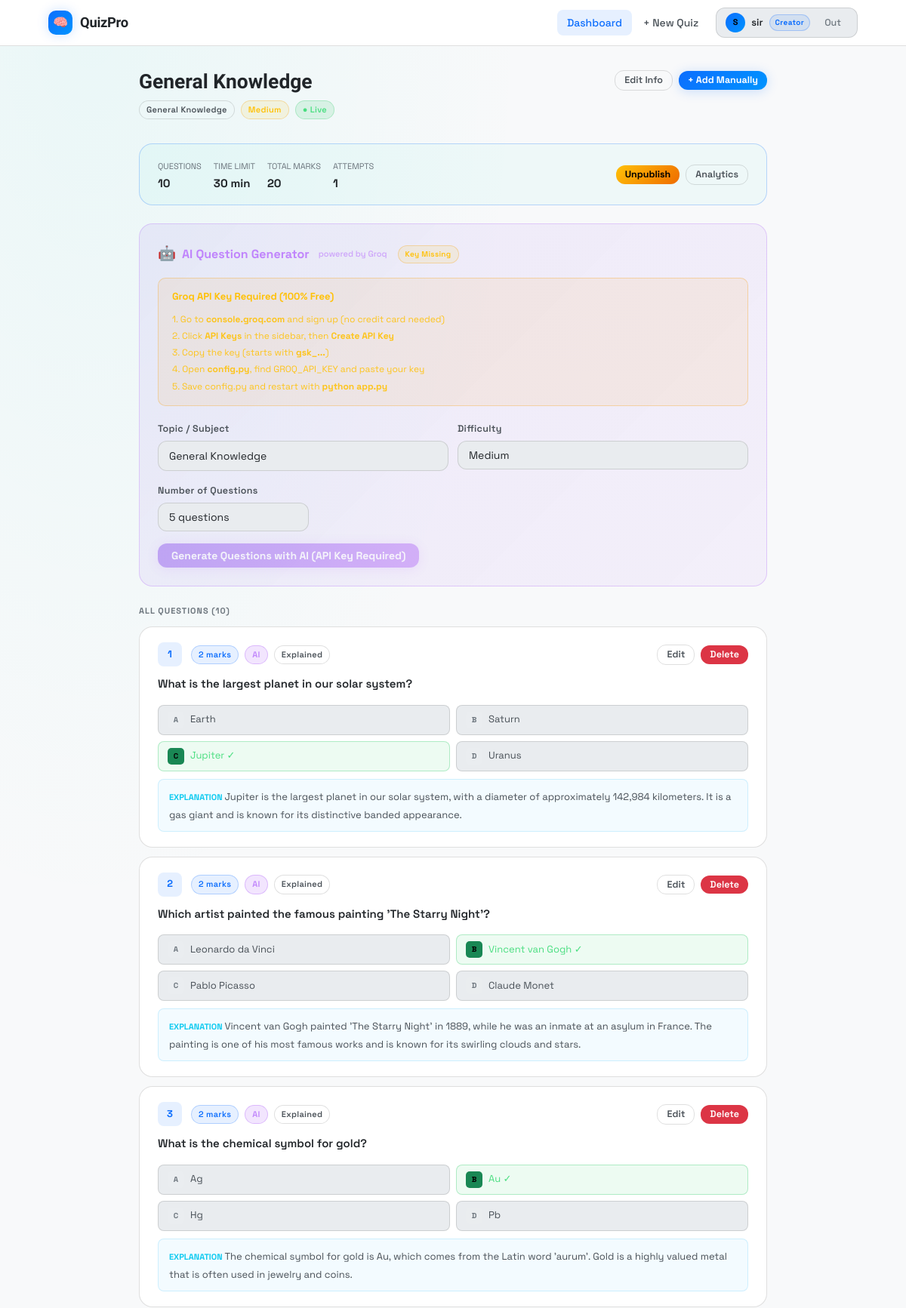
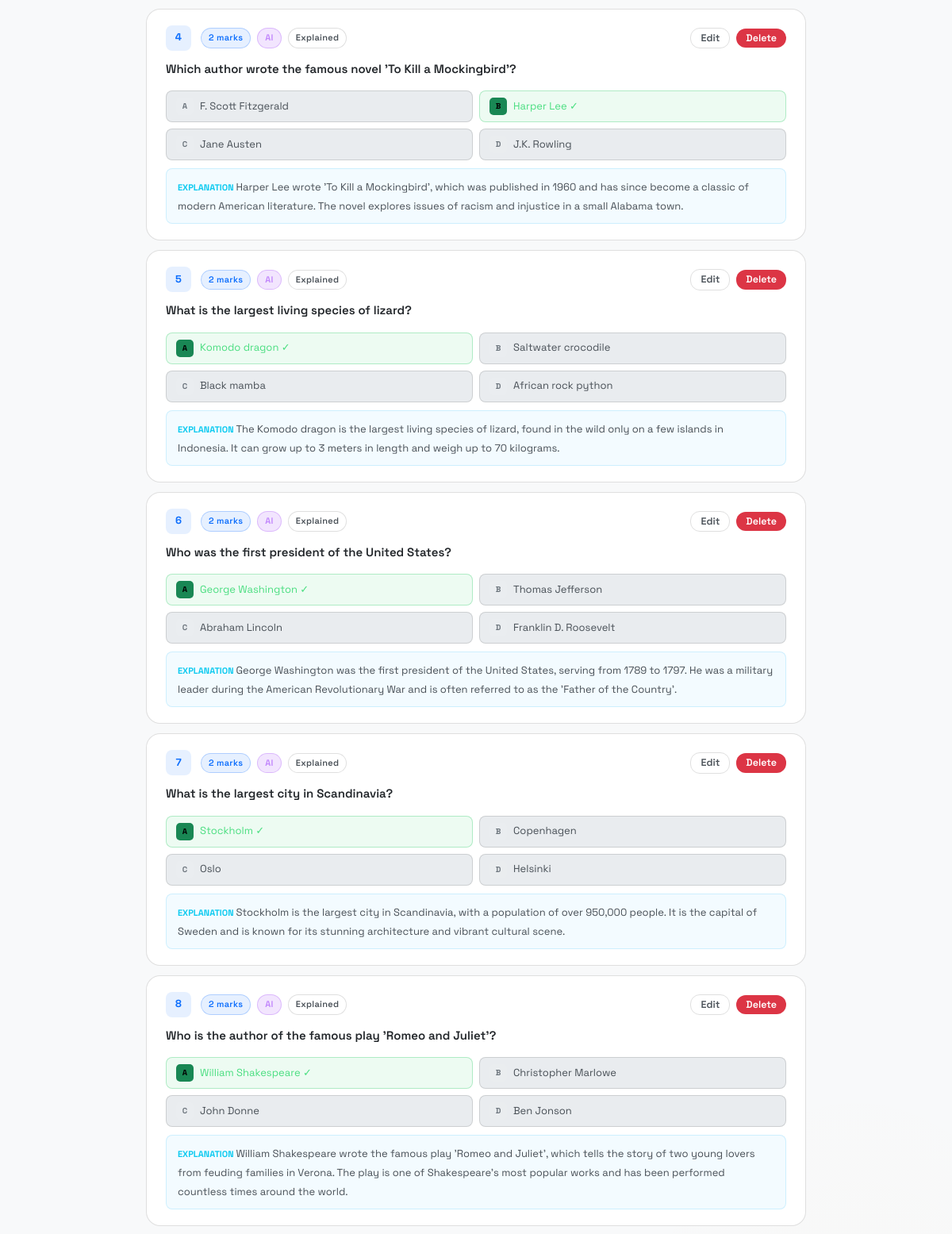
The page /creator/quiz/2/questions (signed in, upper part) on the database its author committed (2 pictures, top to bottom).
### models.py (models this page shows, shortened)
class User(UserMixin, db.Model):
    __tablename__ = 'users'
    id            = db.Column(db.Integer, primary_key=True)
    username      = db.Column(db.String(64),  unique=True, nullable=False, index=True)
    email         = db.Column(db.String(120), unique=True, nullable=False, index=True)
    password_hash = db.Column(db.String(256), nullable=False)
    role          = db.Column(db.String(20),  nullable=False, default='student')
    created_at    = db.Column(db.DateTime,    default=datetime.utcnow)
    quizzes  = db.relationship('Quiz',    backref='creator', lazy='dynamic', cascade='all, delete-orphan')
    attempts = db.relationship('Attempt', backref='student', lazy='dynamic', cascade='all, delete-orphan')
    @property
    def is_creator(self): return self.role == 'creator'

class Quiz(db.Model):
    __tablename__ = 'quizzes'
    id           = db.Column(db.Integer, primary_key=True)
    title        = db.Column(db.String(150), nullable=False)
    description  = db.Column(db.Text,        nullable=True)
    category     = db.Column(db.String(80),  nullable=False, default='General')
    difficulty   = db.Column(db.String(20),  nullable=False, default='Medium')
    time_limit   = db.Column(db.Integer,     nullable=False, default=30)
    is_published = db.Column(db.Boolean,     default=False)
    created_at   = db.Column(db.DateTime,    default=datetime.utcnow)
    updated_at   = db.Column(db.DateTime,    default=datetime.utcnow, onupdate=datetime.utcnow)
    creator_id   = db.Column(db.Integer, db.ForeignKey('users.id', ondelete='CASCADE'), nullable=False)
    questions = db.relationship('Question', backref='quiz', lazy='dynamic',
                                cascade='all, delete-orphan', order_by='Question.order_num')
    attempts  = db.relationship('Attempt',  backref='quiz', lazy='dynamic',
                                cascade='all, delete-orphan')
    @property
    def question_count(self): return self.questions.count()
    @property
    def attempt_count(self):  return self.attempts.count()

class Question(db.Model):
    __tablename__ = 'questions'
    id             = db.Column(db.Integer, primary_key=True)
    quiz_id        = db.Column(db.Integer, db.ForeignKey('quizzes.id', ondelete='CASCADE'), nullable=False)
    text           = db.Column(db.Text,       nullable=False)
    option_a       = db.Column(db.String(400), nullable=False)
    option_b       = db.Column(db.String(400), nullable=False)
    option_c       = db.Column(db.String(400), nullable=True)
    option_d       = db.Column(db.String(400), nullable=True)
    correct_option = db.Column(db.String(1),   nullable=False)
    marks          = db.Column(db.Integer,     nullable=False, default=1)
    explanation    = db.Column(db.Text,        nullable=True)
    order_num      = db.Column(db.Integer,     nullable=False, default=0)
    ai_generated   = db.Column(db.Boolean,     default=False)
    responses = db.relationship('Response', backref='question', lazy='dynamic',
                                cascade='all, delete-orphan')
    @property
    def options(self):
        o = {'A': self.option_a, 'B': self.option_b}
        if self.option_c: o['C'] = self.option_c
        if self.option_d: o['D'] = self.option_d
        return o

### routes/creator.py (the view)
@creator_bp.route('/quiz/<int:quiz_id>/questions')
@login_required
@creator_required
def manage_questions(quiz_id):
    quiz = Quiz.query.get_or_404(quiz_id)
    if quiz.creator_id != current_user.id:
        abort(403)
    questions   = quiz.questions.order_by(Question.order_num).all()
    has_api_key = bool(current_app.config.get('GROQ_API_KEY', '').strip())
    return render_template('creator/manage_questions.html',
                           quiz=quiz,
                           questions=questions,
                           has_api_key=has_api_key,
                           title=f'Questions — {quiz.title}')

### routes/creator.py (called while the page is built)
def creator_required(f):
    @wraps(f)
    def dec(*a, **kw):
        if not current_user.is_authenticated or not current_user.is_creator:
            flash('Access restricted to Quiz Creators.', 'warning')
            abort(403)
        return f(*a, **kw)
    return dec

### templates/creator/manage_questions.html (shortened to what this page needs)
{% extends 'base.html' %}
{% block content %}
<div class="container-md">
  <div class="ph">
    <div>
      <h1>{{ quiz.title }}</h1>
      <div class="flex g2 mt2 wrap">
        <span class="badge b-gray">{{ quiz.category }}</span>
        {% if quiz.difficulty == 'Easy' %}
          <span class="badge b-success">Easy</span>
        {% elif quiz.difficulty == 'Hard' %}
          <span class="badge b-danger">Hard</span>
        {% else %}
          <span class="badge b-warning">Medium</span>
        {% endif %}
        {% if quiz.is_published %}
          <span class="badge b-success">&#9679; Live</span>
        {% else %}
          <span class="badge b-gray">Draft</span>
        {% endif %}
      </div>
    </div>
    <div class="ph-actions">
      <a href="{{ url_for('creator.edit_quiz', quiz_id=quiz.id) }}" class="btn btn-outline btn-sm">Edit Info</a>
      <a href="{{ url_for('creator.add_question', quiz_id=quiz.id) }}" class="btn btn-primary btn-sm">+ Add Manually</a>
    </div>
  </div>
  <div class="card mb5" style="background:rgba(0,212,200,.04);border-color:var(--border2)">
    <div class="card-body" style="padding:1rem 1.5rem">
      <div class="flex g4 wrap ai-c">
        <div>
          <span class="t3" style="font-size:11px">QUESTIONS</span><br>
          <b>{{ quiz.question_count }}</b>
        </div>
        <div>
          <span class="t3" style="font-size:11px">TIME LIMIT</span><br>
          <b>{{ quiz.time_limit }} min</b>
        </div>
        <div>
          <span class="t3" style="font-size:11px">TOTAL MARKS</span><br>
          <b>{{ questions | sum(attribute='marks') }}</b>
        </div>
        <div>
          <span class="t3" style="font-size:11px">ATTEMPTS</span><br>
          <b>{{ quiz.attempt_count }}</b>
        </div>
        <div style="margin-left:auto" class="flex g2">
          <form method="POST" action="{{ url_for('creator.toggle_publish', quiz_id=quiz.id) }}" style="display:inline">
            {% if quiz.is_published %}
              <button type="submit" class="btn btn-sm btn-amber">Unpublish</button>
            {% else %}
              <button type="submit" class="btn btn-sm btn-success">Publish</button>
            {% endif %}
          </form>
          <a href="{{ url_for('creator.analytics', quiz_id=quiz.id) }}" class="btn btn-outline btn-sm">Analytics</a>
        </div>
      </div>
    </div>
  </div>
  <div class="ai-panel mb5">
    <div class="ai-panel-title">
      <span style="font-size:1.2rem">&#129302;</span>
      AI Question Generator
      <span style="font-size:11px;font-weight:500;color:rgba(192,132,252,.7);margin-left:4px">powered by Groq</span>
      {% if not has_api_key %}
        <span class="badge b-warning" style="margin-left:6px;font-size:10px">Key Missing</span>
      {% else %}
        <span class="badge b-success" style="margin-left:6px;font-size:10px">Ready</span>
      {% endif %}
    </div>
    {% if not has_api_key %}
    <div style="background:rgba(245,158,11,.08);border:1px solid rgba(245,158,11,.3);border-radius:10px;padding:14px 18px;margin-bottom:1.25rem">
      <p style="font-size:13px;color:var(--amber);margin:0 0 8px;font-weight:700">Groq API Key Required (100% Free)</p>
      <p style="font-size:12px;color:var(--amber);opacity:.9;margin:0;line-height:1.85">
        1. Go to <b>console.groq.com</b> and sign up (no credit card needed)<br>
        2. Click <b>API Keys</b> in the sidebar, then <b>Create API Key</b><br>
        3. Copy the key (starts with <b>gsk_...</b>)<br>
        4. Open <b>config.py</b>, find GROQ_API_KEY and paste your key<br>
        5. Save config.py and restart with <b>python app.py</b>
      </p>
    </div>
    {% endif %}
    <div class="row2" style="gap:12px;margin-bottom:1rem">
      <div class="fg">
        <label class="label">Topic / Subject</label>
        <input type="text" id="ai-topic" class="input"
               value="{{ quiz.category }}"
               placeholder="e.g. Python, World War 2, Photosynthesis">
      </div>
      <div class="fg">
        <label class="label">Difficulty</label>
        <select id="ai-diff" class="input">
          <option value="Medium" {% if quiz.difficulty == 'Medium' %}selected{% endif %}>Medium</option>
        </select>
      </div>
    </div>
    <div class="fg mb4" style="max-width:200px">
      <label class="label">Number of Questions</label>
      <select id="ai-count" class="input">
        <option value="5" selected>5 questions</option>
      </select>
    </div>
    {% if has_api_key %}
      <button class="btn btn-ai" id="ai-gen-btn" onclick="generateQuestions()">
        Generate Questions with AI
      </button>
    {% else %}
      <button class="btn btn-ai" disabled title="Add GROQ_API_KEY to config.py first">
        Generate Questions with AI (API Key Required)
      </button>
    {% endif %}
  </div>
  {% if questions %}
  <div class="section-tag">All Questions ({{ questions|length }})</div>
  <div style="display:flex;flex-direction:column;gap:12px;margin-top:.75rem">
    {% for q in questions %}
    <div class="card slide-up">
      <div class="card-body" style="padding:1.25rem 1.5rem">
        <div class="flex ai-c jb mb3">
          <div class="flex ai-c g3">
            <span style="width:32px;height:32px;border-radius:8px;background:var(--cyan-dim);color:var(--cyan);display:flex;align-items:center;justify-content:center;font-weight:800;font-size:13px;flex-shrink:0">
              {{ loop.index }}
            </span>
            <div class="flex g2 wrap">
              <span class="badge b-cyan">{{ q.marks }} mark{% if q.marks != 1 %}s{% endif %}</span>
              {% if q.ai_generated %}<span class="badge b-ai">AI</span>{% endif %}
              {% if q.explanation %}<span class="badge b-gray">Explained</span>{% endif %}
            </div>
          </div>
          <div class="flex g2">
            <a href="{{ url_for('creator.edit_question', qid=q.id) }}" class="btn btn-outline btn-sm">Edit</a>
            <form method="POST" action="{{ url_for('creator.delete_question', qid=q.id) }}"
                  style="display:inline"
                  onsubmit="return confirm('Delete this question?')">
              <button type="submit" class="btn btn-danger btn-sm">Delete</button>
            </form>
          </div>
        </div>
        <p style="font-size:15px;font-weight:600;margin-bottom:1rem;line-height:1.5">{{ q.text }}</p>
        <div style="display:grid;grid-template-columns:1fr 1fr;gap:8px">
          {% for letter, text in q.options.items() %}
          {% if letter == q.correct_option %}
          <div style="display:flex;align-items:center;gap:8px;padding:8px 12px;border-radius:8px;background:rgba(34,197,94,.08);border:1px solid rgba(34,197,94,.3)">
            <span style="width:22px;height:22px;border-radius:5px;display:flex;align-items:center;justify-content:center;font-size:10px;font-weight:800;flex-shrink:0;background:var(--success);color:#000">
              {{ letter }}
            </span>
            <span style="font-size:13px;color:#4ade80">{{ text }} &#10003;</span>
          </div>
          {% else %}
          <div style="display:flex;align-items:center;gap:8px;padding:8px 12px;border-radius:8px;background:var(--bg2);border:1px solid var(--border)">
            <span style="width:22px;height:22px;border-radius:5px;display:flex;align-items:center;justify-content:center;font-size:10px;font-weight:800;flex-shrink:0;background:rgba(255,255,255,.06);color:var(--t3)">
              {{ letter }}
            </span>
            <span style="font-size:13px;color:var(--t2)">{{ text }}</span>
          </div>
          {% endif %}
          {% endfor %}
        </div>
        {% if q.explanation %}
        <div style="margin-top:10px;padding:10px 14px;border-radius:8px;background:rgba(56,189,248,.06);border:1px solid rgba(56,189,248,.2)">
          <span style="font-size:11px;font-weight:700;color:var(--info)">EXPLANATION  </span>
          <span style="font-size:13px;color:var(--t2)">{{ q.explanation }}</span>
        </div>
        {% endif %}
      </div>
    </div>
    {% endfor %}
  </div>
  {% endif %}
</div>
{% endblock %}

### templates/base.html (shortened to what this page needs)
<!DOCTYPE html>
<html lang="en">
<head>
  <link rel="stylesheet" href="{{ url_for('static', filename='css/style.css') }}">
</head>
<body>
<div class="wrapper">
  <nav class="nav">
    <div class="nav-inner">
      <a href="{{ url_for('index') }}" class="nav-brand">
        <div class="brand-icon">🧠</div>
        QuizPro
      </a>
      {% if current_user.is_authenticated %}
      <div class="nav-links">
        {% if current_user.is_creator %}
          <a href="{{ url_for('creator.dashboard') }}"
             class="nav-a {% if 'creator' in (request.endpoint or '') %}active{% endif %}">Dashboard</a>
          <a href="{{ url_for('creator.create_quiz') }}" class="nav-a">+ New Quiz</a>
        {% else %}
          <a href="{{ url_for('student.dashboard') }}"
             class="nav-a {% if request.endpoint == 'student.dashboard' %}active{% endif %}">Quizzes</a>
          <a href="{{ url_for('student.history') }}"
             class="nav-a {% if request.endpoint == 'student.history' %}active{% endif %}">My History</a>
        {% endif %}
        <div class="nav-user" style="margin-left:.5rem">
          <div class="avatar">{{ current_user.username[0].upper() }}</div>
          <span class="username" style="font-size:13px;font-weight:600">{{ current_user.username }}</span>
          <span class="role-chip">{{ current_user.role|capitalize }}</span>
          <a href="{{ url_for('auth.logout') }}" class="nav-a btn-sm" style="padding:4px 9px;margin-left:2px;color:var(--t3)">Out</a>
        </div>
      </div>
      {% else %}
      <div class="nav-links">
        <a href="{{ url_for('auth.login') }}"    class="nav-a">Sign In</a>
        <a href="{{ url_for('auth.register') }}" class="btn btn-primary btn-sm">Get Started</a>
      </div>
      {% endif %}
    </div>
  </nav>
  <main class="main">{% block content %}{% endblock %}</main>
</div>
</body>
</html>

### rows shown on the page
User: username "S", username "sir", role "Creator"
Quiz: title "General Knowledge", category "General Knowledge", time_limit "30", difficulty "Medium"
Question: marks "2", ai_generated "AI", shows "Explained", text "What is the largest planet in our solar system?", letter "A", option_a "Earth", letter "B", option_b "Saturn", correct_option "C", option_c "Jupiter", letter "D", option_d "Uranus", explanation "Jupiter is the largest planet in our solar system, with a diameter of approximately 142,984 kilometers. It is a gas giant and is known for its distinctive banded appearance."
Question: marks "2", ai_generated "AI", shows "Explained", text "Which artist painted the famous painting 'The Starry Night'?", letter "A", option_a "Leonardo da Vinci", correct_option "B", option_b "Vincent van Gogh", letter "C", option_c "Pablo Picasso", letter "D", option_d "Claude Monet", explanation "Vincent van Gogh painted 'The Starry Night' in 1889, while he was an inmate at an asylum in France. The painting is one of his most famous works and is known for its swirling clouds and stars."
Question: marks "2", ai_generated "AI", shows "Explained", text "What is the chemical symbol for gold?", letter "A", option_a "Ag", correct_option "B", option_b "Au", letter "C", option_c "Hg", letter "D", option_d "Pb", explanation "The chemical symbol for gold is Au, which comes from the Latin word 'aurum'. Gold is a highly valued metal that is often used in jewelry and coins."
Question: marks "2", ai_generated "AI", shows "Explained", text "Which author wrote the famous novel 'To Kill a Mockingbird'?", letter "A", option_a "F. Scott Fitzgerald", correct_option "B", option_b "Harper Lee", letter "C", option_c "Jane Austen", letter "D", option_d "J.K. Rowling", explanation "Harper Lee wrote 'To Kill a Mockingbird', which was published in 1960 and has since become a classic of modern American literature. The novel explores issues of racism and injustice in a small Alabama town."
Question: marks "2", ai_generated "AI", shows "Explained", text "What is the largest living species of lizard?", correct_option "A", option_a "Komodo dragon", letter "B", option_b "Saltwater crocodile", letter "C", option_c "Black mamba", letter "D", option_d "African rock python", explanation "The Komodo dragon is the largest living species of lizard, found in the wild only on a few islands in Indonesia. It can grow up to 3 meters in length and weigh up to 70 kilograms."
Question: marks "2", ai_generated "AI", shows "Explained", text "Who was the first president of the United States?", correct_option "A", option_a "George Washington", letter "B", option_b "Thomas Jefferson", letter "C", option_c "Abraham Lincoln", letter "D", option_d "Franklin D. Roosevelt", explanation "George Washington was the first president of the United States, serving from 1789 to 1797. He was a military leader during the American Revolutionary War and is often referred to as the 'Father of the Country'."
Question: marks "2", ai_generated "AI", shows "Explained", text "What is the largest city in Scandinavia?", correct_option "A", option_a "Stockholm", letter "B", option_b "Copenhagen", letter "C", option_c "Oslo", letter "D", option_d "Helsinki", explanation "Stockholm is the largest city in Scandinavia, with a population of over 950,000 people. It is the capital of Sweden and is known for its stunning architecture and vibrant cultural scene."
Question: marks "2", ai_generated "AI", shows "Explained", text "Who is the author of the famous play 'Romeo and Juliet'?", correct_option "A", option_a "William Shakespeare", letter "B", option_b "Christopher Marlowe", letter "C", option_c "John Donne", letter "D", option_d "Ben Jonson", explanation "William Shakespeare wrote the famous play 'Romeo and Juliet', which tells the story of two young lovers from feuding families in Verona. The play is one of Shakespeare's most popular works and has been performed countless times around the world."

### other values the page prints
{{ quiz.question_count }} "10"
{{ questions | sum(attribute='marks') }} "20"
{{ quiz.attempt_count }} "1"
{{ questions|length }} "10"
